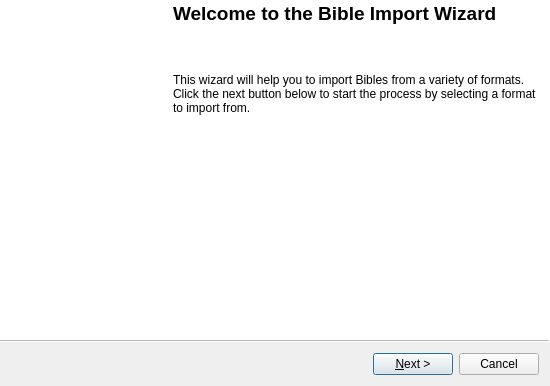
<?xml version="1.0" encoding="UTF-8"?>
<ui version="4.0">
 <class>Wizard</class>
 <widget class="QWizard" name="Wizard">
  <property name="geometry">
   <rect>
    <x>0</x>
    <y>0</y>
    <width>550</width>
    <height>386</height>
   </rect>
  </property>
  <property name="windowTitle">
   <string>Bible Import Wizard</string>
  </property>
  <property name="modal">
   <bool>true</bool>
  </property>
  <property name="wizardStyle">
   <enum>QWizard::ModernStyle</enum>
  </property>
  <property name="options">
   <set>QWizard::NoBackButtonOnLastPage|QWizard::NoBackButtonOnStartPage</set>
  </property>
  <widget class="QWizardPage" name="WelcomePage">
   <property name="title">
    <string/>
   </property>
   <property name="subTitle">
    <string/>
   </property>
   <layout class="QHBoxLayout" name="WelcomeLayout">
    <property name="spacing">
     <number>8</number>
    </property>
    <property name="margin">
     <number>0</number>
    </property>
    <item>
     <widget class="QLabel" name="ImportBibleImage">
      <property name="minimumSize">
       <size>
        <width>163</width>
        <height>0</height>
       </size>
      </property>
      <property name="maximumSize">
       <size>
        <width>163</width>
        <height>16777215</height>
       </size>
      </property>
      <property name="lineWidth">
       <number>0</number>
      </property>
      <property name="text">
       <string/>
      </property>
      <property name="pixmap">
       <pixmap resource="../images/openlp-2.qrc">:/wizards/wizard_importbible.bmp</pixmap>
      </property>
      <property name="indent">
       <number>0</number>
      </property>
     </widget>
    </item>
    <item>
     <layout class="QVBoxLayout" name="WelcomePageLayout">
      <property name="spacing">
       <number>8</number>
      </property>
      <item>
       <widget class="QLabel" name="TitleLabel">
        <property name="text">
         <string>&lt;!DOCTYPE HTML PUBLIC &quot;-//W3C//DTD HTML 4.0//EN&quot; &quot;http://www.w3.org/TR/REC-html40/strict.dtd&quot;&gt;
&lt;html&gt;&lt;head&gt;&lt;meta name=&quot;qrichtext&quot; content=&quot;1&quot; /&gt;&lt;style type=&quot;text/css&quot;&gt;
p, li { white-space: pre-wrap; }
&lt;/style&gt;&lt;/head&gt;&lt;body &gt;
&lt;p style=&quot; margin-top:0px; margin-bottom:0px; margin-left:0px; margin-right:0px; -qt-block-indent:0; text-indent:0px;&quot;&gt;&lt;span style=&quot; font-size:14pt; font-weight:600;&quot;&gt;Welcome to the Bible Import Wizard&lt;/span&gt;&lt;/p&gt;&lt;/body&gt;&lt;/html&gt;</string>
        </property>
       </widget>
      </item>
      <item>
       <spacer name="WelcomeTopSpacer">
        <property name="orientation">
         <enum>Qt::Vertical</enum>
        </property>
        <property name="sizeType">
         <enum>QSizePolicy::Fixed</enum>
        </property>
        <property name="sizeHint" stdset="0">
         <size>
          <width>20</width>
          <height>40</height>
         </size>
        </property>
       </spacer>
      </item>
      <item>
       <widget class="QLabel" name="InformationLabel">
        <property name="text">
         <string>This wizard will help you to import Bibles from a variety of formats. Click the next button below to start the process by selecting a format to import from.</string>
        </property>
        <property name="wordWrap">
         <bool>true</bool>
        </property>
        <property name="margin">
         <number>10</number>
        </property>
       </widget>
      </item>
      <item>
       <spacer name="WelcomeBottomSpacer">
        <property name="orientation">
         <enum>Qt::Vertical</enum>
        </property>
        <property name="sizeHint" stdset="0">
         <size>
          <width>20</width>
          <height>40</height>
         </size>
        </property>
       </spacer>
      </item>
     </layout>
    </item>
   </layout>
  </widget>
  <widget class="QWizardPage" name="SelectPage">
   <property name="title">
    <string>Select Import Source</string>
   </property>
   <property name="subTitle">
    <string>Select the import format, and where to import from.</string>
   </property>
   <layout class="QVBoxLayout" name="verticalLayout">
    <property name="spacing">
     <number>8</number>
    </property>
    <property name="margin">
     <number>20</number>
    </property>
    <item>
     <layout class="QHBoxLayout" name="FormatSelectLayout">
      <property name="spacing">
       <number>8</number>
      </property>
      <item>
       <widget class="QLabel" name="FormatLabel">
        <property name="text">
         <string>Format:</string>
        </property>
       </widget>
      </item>
      <item>
       <widget class="QComboBox" name="FormatComboBox">
        <item>
         <property name="text">
          <string>OSIS</string>
         </property>
        </item>
        <item>
         <property name="text">
          <string>CSV</string>
         </property>
        </item>
        <item>
         <property name="text">
          <string>OpenSong</string>
         </property>
        </item>
        <item>
         <property name="text">
          <string>Web Download</string>
         </property>
        </item>
       </widget>
      </item>
      <item>
       <spacer name="SourceTypeSpacer">
        <property name="orientation">
         <enum>Qt::Horizontal</enum>
        </property>
        <property name="sizeHint" stdset="0">
         <size>
          <width>40</width>
          <height>20</height>
         </size>
        </property>
       </spacer>
      </item>
     </layout>
    </item>
    <item>
     <widget class="QStackedWidget" name="FormatWidget">
      <property name="currentIndex">
       <number>0</number>
      </property>
      <widget class="QWidget" name="OsisPage">
       <layout class="QFormLayout" name="formLayout_2">
        <property name="fieldGrowthPolicy">
         <enum>QFormLayout::ExpandingFieldsGrow</enum>
        </property>
        <property name="horizontalSpacing">
         <number>8</number>
        </property>
        <property name="verticalSpacing">
         <number>8</number>
        </property>
        <property name="margin">
         <number>0</number>
        </property>
        <item row="0" column="0">
         <widget class="QLabel" name="OsisBibleNameLabel">
          <property name="text">
           <string>Bible Name:</string>
          </property>
          <property name="indent">
           <number>0</number>
          </property>
         </widget>
        </item>
        <item row="0" column="1">
         <widget class="QLineEdit" name="OsisBibleNameEdit"/>
        </item>
        <item row="1" column="0">
         <widget class="QLabel" name="OsisLocationLabel">
          <property name="text">
           <string>File Location:</string>
          </property>
         </widget>
        </item>
        <item row="1" column="1">
         <layout class="QHBoxLayout" name="OsisLocationLayout">
          <property name="spacing">
           <number>8</number>
          </property>
          <item>
           <widget class="QLineEdit" name="OSISLocationEdit"/>
          </item>
          <item>
           <widget class="QToolButton" name="OsisFileButton">
            <property name="maximumSize">
             <size>
              <width>32</width>
              <height>16777215</height>
             </size>
            </property>
            <property name="text">
             <string/>
            </property>
            <property name="icon">
             <iconset resource="../images/openlp-2.qrc">
              <normaloff>:/imports/import_load.png</normaloff>:/imports/import_load.png</iconset>
            </property>
           </widget>
          </item>
         </layout>
        </item>
       </layout>
      </widget>
      <widget class="QWidget" name="CsvPage">
       <layout class="QFormLayout" name="CsvSourceLayout">
        <property name="fieldGrowthPolicy">
         <enum>QFormLayout::ExpandingFieldsGrow</enum>
        </property>
        <property name="labelAlignment">
         <set>Qt::AlignBottom|Qt::AlignRight|Qt::AlignTrailing</set>
        </property>
        <property name="formAlignment">
         <set>Qt::AlignLeading|Qt::AlignLeft|Qt::AlignTop</set>
        </property>
        <property name="horizontalSpacing">
         <number>8</number>
        </property>
        <property name="verticalSpacing">
         <number>8</number>
        </property>
        <property name="margin">
         <number>0</number>
        </property>
        <item row="0" column="0">
         <widget class="QLabel" name="BooksLocationLabel">
          <property name="text">
           <string>Books Location:</string>
          </property>
         </widget>
        </item>
        <item row="0" column="1">
         <layout class="QHBoxLayout" name="CsvBooksLayout">
          <property name="spacing">
           <number>8</number>
          </property>
          <item>
           <widget class="QLineEdit" name="BooksLocationEdit"/>
          </item>
          <item>
           <widget class="QToolButton" name="BooksFileButton">
            <property name="maximumSize">
             <size>
              <width>32</width>
              <height>16777215</height>
             </size>
            </property>
            <property name="text">
             <string/>
            </property>
            <property name="icon">
             <iconset resource="../images/openlp-2.qrc">
              <normaloff>:/imports/import_load.png</normaloff>:/imports/import_load.png</iconset>
            </property>
           </widget>
          </item>
         </layout>
        </item>
        <item row="1" column="0">
         <widget class="QLabel" name="VerseLocationLabel">
          <property name="text">
           <string>Verse Location:</string>
          </property>
         </widget>
        </item>
        <item row="1" column="1">
         <layout class="QHBoxLayout" name="CsvVerseLayout">
          <property name="spacing">
           <number>8</number>
          </property>
          <item>
           <widget class="QLineEdit" name="CsvVerseLocationEdit"/>
          </item>
          <item>
           <widget class="QToolButton" name="CsvVersesFileButton">
            <property name="maximumSize">
             <size>
              <width>32</width>
              <height>16777215</height>
             </size>
            </property>
            <property name="text">
             <string/>
            </property>
            <property name="icon">
             <iconset resource="../images/openlp-2.qrc">
              <normaloff>:/imports/import_load.png</normaloff>:/imports/import_load.png</iconset>
            </property>
           </widget>
          </item>
         </layout>
        </item>
       </layout>
      </widget>
      <widget class="QWidget" name="OpenSongPage">
       <layout class="QFormLayout" name="formLayout_3">
        <property name="horizontalSpacing">
         <number>8</number>
        </property>
        <property name="verticalSpacing">
         <number>8</number>
        </property>
        <property name="margin">
         <number>0</number>
        </property>
        <item row="0" column="0">
         <widget class="QLabel" name="OpenSongFileLabel">
          <property name="text">
           <string>Bible Filename:</string>
          </property>
         </widget>
        </item>
        <item row="0" column="1">
         <layout class="QHBoxLayout" name="OpenSongFileLayout">
          <property name="spacing">
           <number>8</number>
          </property>
          <item>
           <widget class="QLineEdit" name="OpenSongFileEdit"/>
          </item>
          <item>
           <widget class="QToolButton" name="OpenSongBrowseButton">
            <property name="text">
             <string/>
            </property>
            <property name="icon">
             <iconset resource="../images/openlp-2.qrc">
              <normaloff>:/imports/import_load.png</normaloff>:/imports/import_load.png</iconset>
            </property>
           </widget>
          </item>
         </layout>
        </item>
       </layout>
      </widget>
      <widget class="QWidget" name="WebDownloadPage">
       <layout class="QVBoxLayout" name="WebDownloadLayout">
        <property name="spacing">
         <number>8</number>
        </property>
        <property name="margin">
         <number>0</number>
        </property>
        <item>
         <widget class="QTabWidget" name="WebDownloadTabWidget">
          <property name="currentIndex">
           <number>0</number>
          </property>
          <widget class="QWidget" name="DownloadOptionsTab">
           <attribute name="title">
            <string>Download Options</string>
           </attribute>
           <layout class="QFormLayout" name="DownloadOptionsLayout">
            <property name="horizontalSpacing">
             <number>8</number>
            </property>
            <property name="verticalSpacing">
             <number>8</number>
            </property>
            <property name="margin">
             <number>8</number>
            </property>
            <item row="0" column="0">
             <widget class="QLabel" name="LocationLabel">
              <property name="text">
               <string>Location:</string>
              </property>
             </widget>
            </item>
            <item row="0" column="1">
             <widget class="QComboBox" name="LocationComboBox">
              <item>
               <property name="text">
                <string>Crosswalk</string>
               </property>
              </item>
             </widget>
            </item>
            <item row="1" column="0">
             <widget class="QLabel" name="BibleLabel">
              <property name="text">
               <string>Bible:</string>
              </property>
             </widget>
            </item>
            <item row="1" column="1">
             <widget class="QComboBox" name="BibleComboBox">
              <property name="sizeAdjustPolicy">
               <enum>QComboBox::AdjustToContents</enum>
              </property>
              <item>
               <property name="text">
                <string>English Standard Version</string>
               </property>
              </item>
              <item>
               <property name="text">
                <string>King James Version</string>
               </property>
              </item>
              <item>
               <property name="text">
                <string>New International Version</string>
               </property>
              </item>
             </widget>
            </item>
           </layout>
          </widget>
          <widget class="QWidget" name="ProxyServerTab">
           <attribute name="title">
            <string>Proxy Server (Optional)</string>
           </attribute>
           <layout class="QFormLayout" name="formLayout">
            <item row="0" column="0">
             <widget class="QLabel" name="AddressLabel">
              <property name="text">
               <string>Server:</string>
              </property>
             </widget>
            </item>
            <item row="0" column="1">
             <widget class="QLineEdit" name="AddressEdit"/>
            </item>
            <item row="1" column="0">
             <widget class="QLabel" name="UsernameLabel">
              <property name="text">
               <string>Username:</string>
              </property>
             </widget>
            </item>
            <item row="1" column="1">
             <widget class="QLineEdit" name="UsernameEdit"/>
            </item>
            <item row="2" column="0">
             <widget class="QLabel" name="PasswordLabel">
              <property name="text">
               <string>Password:</string>
              </property>
             </widget>
            </item>
            <item row="2" column="1">
             <widget class="QLineEdit" name="PasswordEdit"/>
            </item>
           </layout>
          </widget>
         </widget>
        </item>
       </layout>
      </widget>
     </widget>
    </item>
   </layout>
  </widget>
  <widget class="QWizardPage" name="LicenseDetailsPage">
   <property name="title">
    <string>License Details</string>
   </property>
   <property name="subTitle">
    <string>Set up the Bible's license details.</string>
   </property>
   <layout class="QFormLayout" name="formLayout_5">
    <property name="horizontalSpacing">
     <number>8</number>
    </property>
    <property name="verticalSpacing">
     <number>8</number>
    </property>
    <property name="margin">
     <number>20</number>
    </property>
    <item row="0" column="0">
     <widget class="QLabel" name="VersionNameLabel">
      <property name="text">
       <string>Version Name:</string>
      </property>
     </widget>
    </item>
    <item row="0" column="1">
     <widget class="QLineEdit" name="VersionNameEdit"/>
    </item>
    <item row="1" column="0">
     <widget class="QLabel" name="CopyrightLabel">
      <property name="text">
       <string>Copyright:</string>
      </property>
     </widget>
    </item>
    <item row="1" column="1">
     <widget class="QLineEdit" name="CopyrightEdit"/>
    </item>
    <item row="2" column="0">
     <widget class="QLabel" name="PermisionLabel">
      <property name="text">
       <string>Permission:</string>
      </property>
     </widget>
    </item>
    <item row="2" column="1">
     <widget class="QLineEdit" name="PermisionEdit"/>
    </item>
   </layout>
  </widget>
  <widget class="QWizardPage" name="ImportPage">
   <property name="title">
    <string>Importing</string>
   </property>
   <property name="subTitle">
    <string>Please wait while your Bible is imported.</string>
   </property>
   <layout class="QVBoxLayout" name="verticalLayout_4">
    <property name="spacing">
     <number>8</number>
    </property>
    <property name="margin">
     <number>50</number>
    </property>
    <item>
     <widget class="QLabel" name="ImportProgressLabel">
      <property name="text">
       <string>Ready.</string>
      </property>
     </widget>
    </item>
    <item>
     <widget class="QProgressBar" name="ImportProgressBar">
      <property name="value">
       <number>0</number>
      </property>
      <property name="invertedAppearance">
       <bool>false</bool>
      </property>
      <property name="format">
       <string>%p</string>
      </property>
     </widget>
    </item>
   </layout>
  </widget>
 </widget>
 <resources>
  <include location="../images/openlp-2.qrc"/>
 </resources>
 <connections>
  <connection>
   <sender>FormatComboBox</sender>
   <signal>currentIndexChanged(int)</signal>
   <receiver>FormatWidget</receiver>
   <slot>setCurrentIndex(int)</slot>
   <hints>
    <hint type="sourcelabel">
     <x>106</x>
     <y>76</y>
    </hint>
    <hint type="destinationlabel">
     <x>296</x>
     <y>147</y>
    </hint>
   </hints>
  </connection>
 </connections>
</ui>
